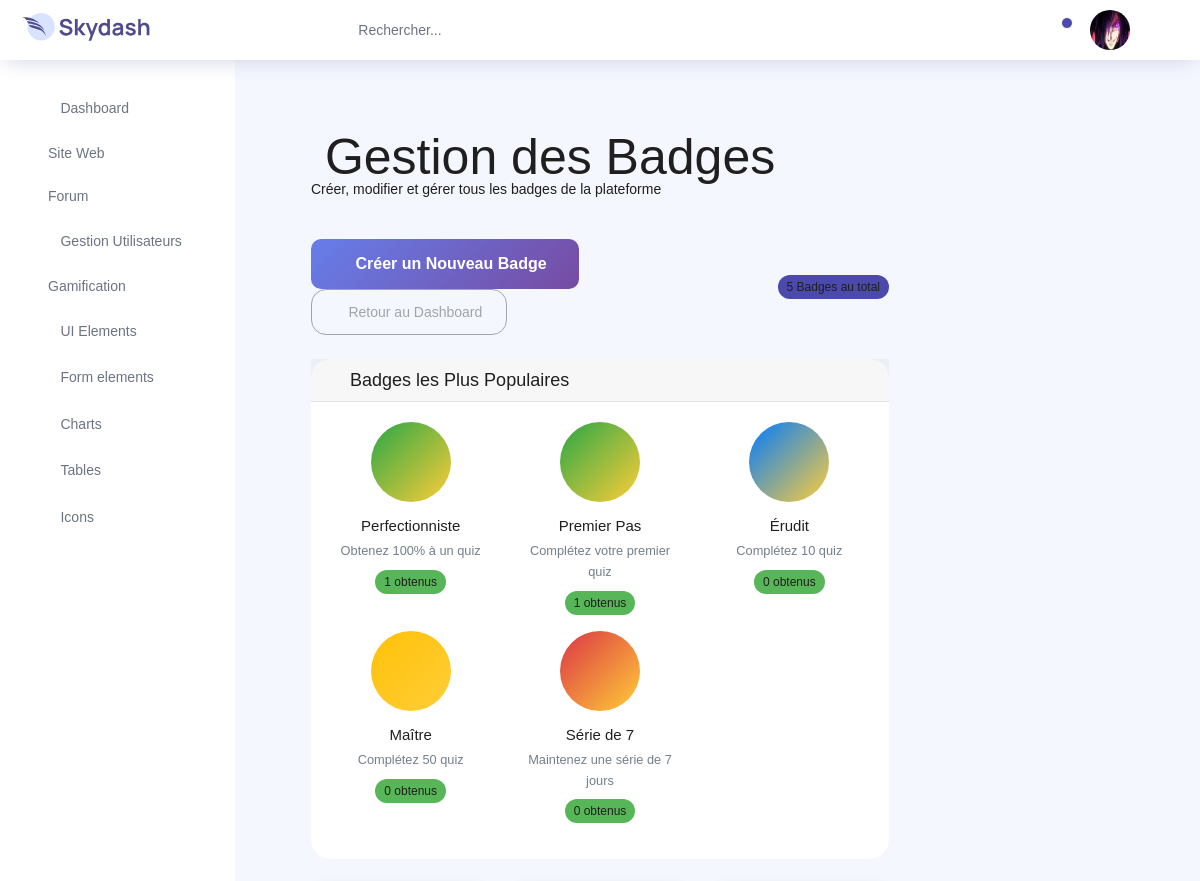
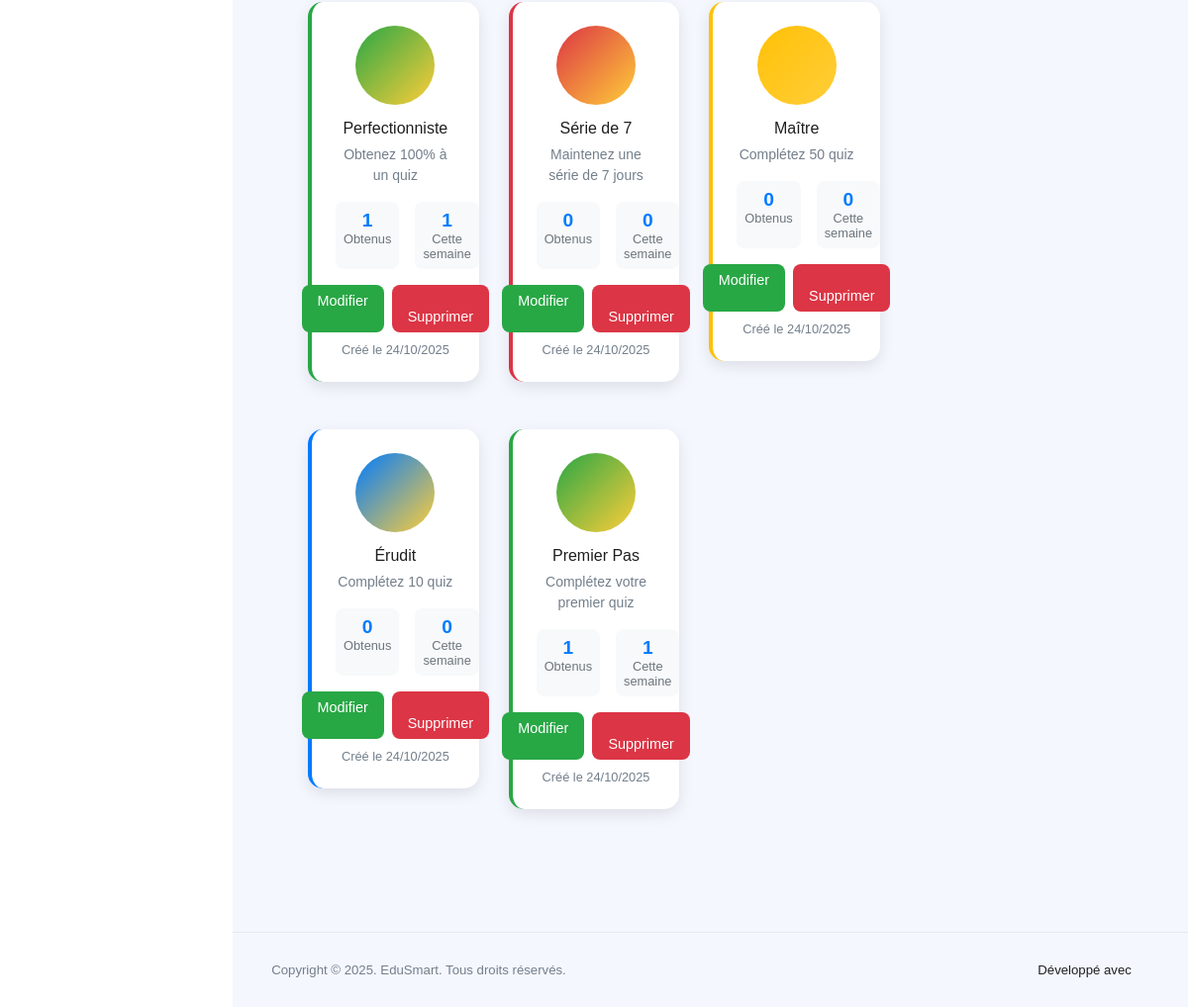
Screenshot of /gamification/admin/badge-management/ (signed in) with the database file from the repository (2 pictures, top to bottom).
### accounts/models.py (models this page shows, shortened)
class CustomUser(AbstractUser):
    USER_TYPE_CHOICES = [
        ('student', 'Étudiant'),
        ('teacher', 'Enseignant'),
        ('admin', 'Administrateur'),
    ]
    user_type = models.CharField(
        max_length=10,
        choices=USER_TYPE_CHOICES,
        default='student',
        verbose_name='Type d\'utilisateur'
    )
    phone_regex = RegexValidator(
        regex=r'^\+?1?\d{9,15}$',
        message="Le numéro de téléphone doit être au format: '+999999999'. Jusqu'à 15 chiffres autorisés."
    )
    phone_number = models.CharField(
        validators=[phone_regex],
        max_length=17,
        blank=True,
        verbose_name='Numéro de téléphone'
    )
    date_of_birth = models.DateField(
        null=True,
        blank=True,
        verbose_name='Date de naissance'
    )
    profile_picture = models.ImageField(
        upload_to='profile_pics/',
        blank=True,
        null=True,
        verbose_name='Photo de profil'
    )
    bio = models.TextField(
        max_length=500,
        blank=True,
        verbose_name='Biographie'
    )
    address = models.CharField(
        max_length=255,
        blank=True,
        verbose_name='Adresse'
    )
    city = models.CharField(
        max_length=100,
        blank=True,
        verbose_name='Ville'
    )
    country = models.CharField(
        max_length=100,
        blank=True,
        verbose_name='Pays'
    )
    is_verified = models.BooleanField(
        default=False,
        verbose_name='Compte vérifié'
    )
    created_at = models.DateTimeField(
        auto_now_add=True,
        verbose_name='Date de création'
    )
    updated_at = models.DateTimeField(
        auto_now=True,
        verbose_name='Dernière modification'
    )
    class Meta:
        verbose_name = 'Utilisateur'
        verbose_name_plural = 'Utilisateurs'
        ordering = ['-created_at']
    @property
    def full_name(self):
        return f"{self.first_name} {self.last_name}".strip()

### gamification/models.py (models this page shows, shortened)
class Badge(models.Model):
    BADGE_TYPES = [
        ('achievement', 'Réussite'),
        ('streak', 'Série'),
        ('speed', 'Rapidité'),
        ('accuracy', 'Précision'),
        ('participation', 'Participation'),
        ('mastery', 'Maîtrise'),
        ('special', 'Spécial'),
    ]
    RARITY_LEVELS = [
        ('common', 'Commun'),
        ('uncommon', 'Peu commun'),
        ('rare', 'Rare'),
        ('epic', 'Épique'),
        ('legendary', 'Légendaire'),
    ]
    name = models.CharField(max_length=100, verbose_name='Nom')
    slug = models.SlugField(max_length=100, unique=True)
    description = models.TextField(verbose_name='Description')
    badge_type = models.CharField(max_length=20, choices=BADGE_TYPES, verbose_name='Type de badge')
    rarity = models.CharField(max_length=15, choices=RARITY_LEVELS, default='common', verbose_name='Rareté')
    icon = models.CharField(max_length=50, default='bi-trophy', help_text='Classe d\'icône Bootstrap')
    color = models.CharField(max_length=7, default='#ffc107', help_text='Couleur hexadécimale')
    image = models.ImageField(upload_to='badges/', blank=True, null=True, verbose_name='Image du badge')
    condition_type = models.CharField(max_length=50, verbose_name='Type de condition')
    condition_value = models.IntegerField(verbose_name='Valeur de condition')
    condition_description = models.TextField(verbose_name='Description de la condition')
    points_reward = models.IntegerField(default=0, verbose_name='Points de récompense')
    experience_reward = models.IntegerField(default=0, verbose_name='Expérience de récompense')
    is_active = models.BooleanField(default=True, verbose_name='Actif')
    created_at = models.DateTimeField(auto_now_add=True)
    class Meta:
        verbose_name = 'Badge'
        verbose_name_plural = 'Badges'
        ordering = ['rarity', 'name']

### gamification/admin_views.py (the view)
# urls.py: path('admin/badge-management/', admin_views.admin_badge_management, name='admin_badge_management'),
@login_required
@user_passes_test(is_admin)
def admin_badge_management(request):
    badges = Badge.objects.annotate(
        earned_count=Count('users'),
        recent_earned=Count('users', filter=Q(users__earned_at__gte=timezone.now() - timedelta(days=7)))
    ).order_by('-created_at')
    popular_badges = Badge.objects.annotate(
        earned_count=Count('users')
    ).order_by('-earned_count')[:10]
    context = {
        'badges': badges,
        'popular_badges': popular_badges,
    }
    return render(request, 'gamification/admin/badge_management.html', context)

### gamification/templates/gamification/admin/badge_management.html (shortened to what this page needs)
{% extends 'base_admin.html' %}
{% block content %}
<div class="main-panel">
    <div class="content-wrapper">
        <div class="row">
            <div class="col-12">
                <div class="page-header">
                    <h1 class="page-title">
                        Gestion des Badges
                    </h1>
                    <p class="page-description">Créer, modifier et gérer tous les badges de la plateforme</p>
                </div>
            </div>
        </div>
        <div class="row mb-4">
            <div class="col-12">
                <div class="d-flex justify-content-between align-items-center">
                    <div>
                        <a href="/admin/gamification/badge/add/" class="create-badge-btn">
                            <i class="icon-plus me-2"></i>Créer un Nouveau Badge
                        </a>
                        <a href="{% url 'gamification:admin_dashboard' %}" class="btn btn-outline-secondary ms-2">
                            <i class="icon-arrow-left me-2"></i>Retour au Dashboard
                        </a>
                    </div>
                    <div>
                        <span class="badge bg-primary fs-6">{{ badges.count }} Badges au total</span>
                    </div>
                </div>
            </div>
        </div>
        <div class="row mb-4">
            <div class="col-12">
                <div class="card">
                    <div class="card-header">
                        <h4 class="mb-0">
                            <i class="icon-star text-warning me-2"></i>
                            Badges les Plus Populaires
                        </h4>
                    </div>
                    <div class="card-body">
                        <div class="row">
                            {% for badge in popular_badges %}
                            <div class="col-md-4 mb-3">
                                <div class="text-center">
                                    <div class="badge-icon" style="--badge-color: {{ badge.color }};">
                                    </div>
                                    <h6>{{ badge.name }}</h6>
                                    <p class="text-muted small">{{ badge.description|truncatechars:50 }}</p>
                                    <span class="badge bg-success">{{ badge.earned_count }} obtenus</span>
                                </div>
                            </div>
                            {% empty %}
                            <div class="col-12 text-center">
                                <p class="text-muted">Aucun badge trouvé.</p>
                            </div>
                            {% endfor %}
                        </div>
                    </div>
                </div>
            </div>
        </div>
        <div class="row">
            {% for badge in badges %}
            <div class="col-lg-4 col-md-6 mb-4">
                <div class="badge-card" style="--badge-color: {{ badge.color }};">
                    <div class="text-center">
                        <div class="badge-icon">
                        </div>
                        <h5 class="mb-2">{{ badge.name }}</h5>
                        <p class="text-muted mb-3">{{ badge.description }}</p>
                        <div class="badge-stats">
                            <div class="stat-item">
                                <div class="stat-number">{{ badge.earned_count|default:0 }}</div>
                                <div class="stat-label">Obtenus</div>
                            </div>
                            <div class="stat-item">
                                <div class="stat-number">{{ badge.recent_earned|default:0 }}</div>
                                <div class="stat-label">Cette semaine</div>
                            </div>
                        </div>
                        <div class="action-buttons">
                            <a href="/admin/gamification/badge/{{ badge.id }}/change/" class="btn-action btn-edit">
                                Modifier
                            </a>
                            <a href="/admin/gamification/badge/{{ badge.id }}/delete/" class="btn-action btn-delete">
                                <i class="icon-trash me-1"></i>Supprimer
                            </a>
                        </div>
                        <div class="mt-2">
                            <small class="text-muted">
                                Créé le {{ badge.created_at|date:"d/m/Y" }}
                            </small>
                        </div>
                    </div>
                </div>
            </div>
            {% endfor %}
        </div>
    </div>
</div>
{% endblock %}

### template_back/templates/base_admin.html (shortened to what this page needs)
{% load static %}
<!DOCTYPE html>
<html lang="fr">
<head>
  <link rel="stylesheet" href="{% static 'vendors/feather/feather.css' %}">
  <link rel="stylesheet" href="{% static 'vendors/ti-icons/css/themify-icons.css' %}">
  <link rel="stylesheet" href="{% static 'vendors/css/vendor.bundle.base.css' %}">
  <link rel="stylesheet" href="{% static 'vendors/datatables.net-bs4/dataTables.bootstrap4.css' %}">
  <link rel="stylesheet" href="{% static 'vendors/ti-icons/css/themify-icons.css' %}">
  <link rel="stylesheet" type="text/css" href="{% static 'js/select.dataTables.min.css' %}">
  <link rel="stylesheet" href="{% static 'css/vertical-layout-light/style.css' %}">
</head>
<body>
  <div class="container-scroller">
    <nav class="navbar col-lg-12 col-12 p-0 fixed-top d-flex flex-row">
      <div class="text-center navbar-brand-wrapper d-flex align-items-center justify-content-center">
        <a class="navbar-brand brand-logo mr-5" href="{% url 'template_back:dashboard' %}">
          <img src="{% static 'images/logo.svg' %}" class="mr-2" alt="logo"/>
        </a>
      </div>
      <div class="navbar-menu-wrapper d-flex align-items-center justify-content-end">
        <button class="navbar-toggler navbar-toggler align-self-center" type="button" data-toggle="minimize">
          <span class="icon-menu"></span>
        </button>
        <ul class="navbar-nav mr-lg-2">
          <li class="nav-item nav-search d-none d-lg-block">
            <div class="input-group">
              <div class="input-group-prepend hover-cursor" id="navbar-search-icon">
                <span class="input-group-text" id="search">
                  <i class="icon-search"></i>
                </span>
              </div>
              <input type="text" class="form-control" id="navbar-search-input" placeholder="Rechercher..." aria-label="search" aria-describedby="search">
            </div>
          </li>
        </ul>
        <ul class="navbar-nav navbar-nav-right">
          <li class="nav-item dropdown">
            <a class="nav-link count-indicator dropdown-toggle" id="notificationDropdown" href="#" data-toggle="dropdown">
              <i class="icon-bell mx-0"></i>
              <span class="count"></span>
            </a>
          </li>
          <li class="nav-item nav-profile dropdown">
            <a class="nav-link dropdown-toggle" href="#" data-toggle="dropdown" id="profileDropdown">
              {% if user.profile_picture %}
                <img src="{{ user.profile_picture.url }}" alt="profile"/>
              {% else %}
                <img src="{% static 'images/faces/face28.jpg' %}" alt="profile"/>
              {% endif %}
            </a>
          </li>
          <li class="nav-item nav-settings d-none d-lg-flex">
            <a class="nav-link" href="#">
              <i class="icon-ellipsis"></i>
            </a>
          </li>
        </ul>
      </div>
    </nav>
    <div class="container-fluid page-body-wrapper">
      <nav class="sidebar sidebar-offcanvas" id="sidebar">
        <ul class="nav">
          <li class="nav-item">
            <a class="nav-link {% if request.resolver_match.url_name == 'dashboard' %}active{% endif %}" href="{% url 'template_back:dashboard' %}">
              <i class="icon-grid menu-icon"></i>
              <span class="menu-title">Dashboard</span>
            </a>
          </li>
          <li class="nav-item">
            <a class="nav-link" href="{% url 'template_front:index' %}">
              <span class="menu-title">Site Web</span>
            </a>
          </li>
          <li class="nav-item">
            <a class="nav-link {% if 'forum' in request.path %}active{% endif %}" href="{% url 'forum:index' %}">
              <span class="menu-title">Forum</span>
            </a>
          </li>
          <li class="nav-item">
            <a class="nav-link" data-toggle="collapse" href="#user-management" aria-expanded="false" aria-controls="user-management">
              <i class="icon-head menu-icon"></i>
              <span class="menu-title">Gestion Utilisateurs</span>
              <i class="menu-arrow"></i>
            </a>
          </li>
          <li class="nav-item">
            <a class="nav-link {% if 'gamification' in request.path %}active{% endif %}" data-toggle="collapse" href="#gamification-management" aria-expanded="false" aria-controls="gamification-management">
              <span class="menu-title">Gamification</span>
              <i class="menu-arrow"></i>
            </a>
          </li>
          <li class="nav-item">
            <a class="nav-link" data-toggle="collapse" href="#ui-basic" aria-expanded="false" aria-controls="ui-basic">
              <i class="icon-layout menu-icon"></i>
              <span class="menu-title">UI Elements</span>
              <i class="menu-arrow"></i>
            </a>
          </li>
          <li class="nav-item">
            <a class="nav-link" data-toggle="collapse" href="#form-elements" aria-expanded="false" aria-controls="form-elements">
              <i class="icon-columns menu-icon"></i>
              <span class="menu-title">Form elements</span>
              <i class="menu-arrow"></i>
            </a>
          </li>
          <li class="nav-item">
            <a class="nav-link" data-toggle="collapse" href="#charts" aria-expanded="false" aria-controls="charts">
              <i class="icon-bar-graph menu-icon"></i>
              <span class="menu-title">Charts</span>
              <i class="menu-arrow"></i>
            </a>
          </li>
          <li class="nav-item">
            <a class="nav-link" data-toggle="collapse" href="#tables" aria-expanded="false" aria-controls="tables">
              <i class="icon-grid-2 menu-icon"></i>
              <span class="menu-title">Tables</span>
              <i class="menu-arrow"></i>
            </a>
          </li>
          <li class="nav-item">
            <a class="nav-link" data-toggle="collapse" href="#icons" aria-expanded="false" aria-controls="icons">
              <i class="icon-contract menu-icon"></i>
              <span class="menu-title">Icons</span>
              <i class="menu-arrow"></i>
            </a>
          </li>
        </ul>
      </nav>
      <div class="main-panel">
        <div class="content-wrapper">
          {% block content %}
          {% endblock %}
        </div>
        <footer class="footer">
          <div class="d-sm-flex justify-content-center justify-content-sm-between">
            <span class="text-muted text-center text-sm-left d-block d-sm-inline-block">Copyright © 2025. EduSmart. Tous droits réservés.</span>
            <span class="float-none float-sm-right d-block mt-1 mt-sm-0 text-center">Développé avec <i class="ti-heart text-danger ml-1"></i></span>
          </div>
        </footer>
      </div>
    </div>
  </div>
</body>
</html>

### rows the page displays
CustomUser: profile_picture (picture)
Badge: name "Perfectionniste", description "Obtenez 100% à un quiz", earned_count "1", recent_earned "1", created_at "24/10/2025"
Badge: name "Premier Pas", description "Complétez votre premier quiz", earned_count "1", recent_earned "1", created_at "24/10/2025"
Badge: name "Érudit", description "Complétez 10 quiz", earned_count "0", recent_earned "0", created_at "24/10/2025"
Badge: name "Maître", description "Complétez 50 quiz", earned_count "0", recent_earned "0", created_at "24/10/2025"
Badge: name "Série de 7", description "Maintenez une série de 7 jours", earned_count "0", recent_earned "0", created_at "24/10/2025"

### other values shown
{{ badges.count }} "5"
